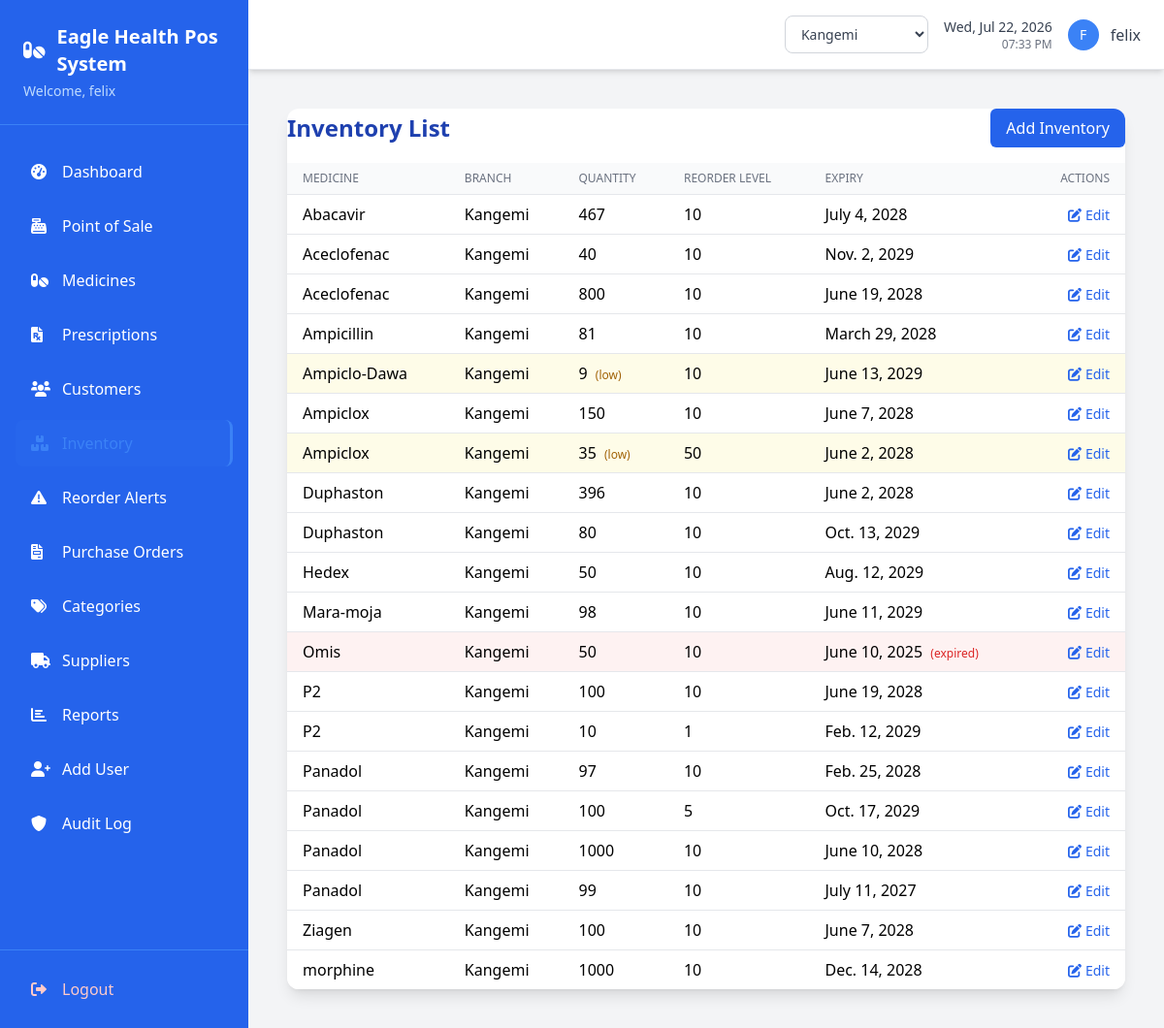
Screenshot of /inventory/ (signed in) with the database file from the repository.
### pos/models.py (models this page shows, shortened)
class Inventory(models.Model):
    branch = models.ForeignKey(Branch, on_delete=models.PROTECT, related_name='inventory_items', null=True, blank=True)
    medicine = models.ForeignKey(Medicine, on_delete=models.CASCADE)
    quantity = models.IntegerField(validators=[MinValueValidator(0)])
    reorder_level = models.PositiveIntegerField(default=10, help_text="Triggers low-stock alert when quantity falls at or below this.")
    expiry_date = models.DateField()
    batch_number = models.CharField(max_length=50, blank=True)
    cost_price = models.DecimalField(max_digits=10, decimal_places=2, validators=[MinValueValidator(Decimal('0.01'))])
    created_at = models.DateTimeField(auto_now_add=True)
    updated_at = models.DateTimeField(auto_now=True)
    class Meta:
        verbose_name_plural = "Inventories"
    @property
    def is_low_stock(self):
        return self.quantity <= self.reorder_level
    @property
    def is_expired(self):
        return self.expiry_date < timezone.now().date()

class Medicine(models.Model):
    name = models.CharField(max_length=100)
    category = models.ForeignKey(Category, on_delete=models.CASCADE)
    price = models.DecimalField(max_digits=10, decimal_places=2, validators=[MinValueValidator(Decimal('0.01'))])
    description = models.TextField(blank=True)
    manufacturer = models.CharField(max_length=100, blank=True)
    generic_name = models.CharField(max_length=150, blank=True, help_text="Clinical/active-ingredient name.")
    is_controlled_substance = models.BooleanField(default=False)
    barcode = models.CharField(max_length=50, blank=True, unique=True, null=True, help_text="Scannable SKU/barcode identifier.")
    is_active = models.BooleanField(default=True)
    created_at = models.DateTimeField(auto_now_add=True)
    updated_at = models.DateTimeField(auto_now=True)
    def __str__(self):
        return self.name

class Branch(models.Model):
    name = models.CharField(max_length=100, unique=True)
    code = models.CharField(max_length=10, unique=True)  # e.g. KNG, KWG, KIB, BGM
    location = models.CharField(max_length=255, blank=True)
    phone_number = models.CharField(max_length=20, blank=True)
    is_active = models.BooleanField(default=True)
    created_at = models.DateTimeField(auto_now_add=True)

### pos/views.py (the view)
# urls.py: path('inventory/', views.inventory_list, name='inventory_list'),
@login_required
def inventory_list(request):
    branch_filter = {} if request.active_branch_id is None else {'branch_id': request.active_branch_id}
    inventories = Inventory.objects.select_related('medicine', 'branch').filter(**branch_filter).order_by('medicine__name')
    return render(request, 'pos/inventory_list.html', {'inventories': inventories})

### pos/context_processors.py (called while the page is built)
def branch_context(request):
    if not request.user.is_authenticated:
        return {}
    return {
        'branches': Branch.objects.filter(is_active=True) if getattr(request, 'is_branch_admin', False) else [],
        'active_branch': Branch.objects.filter(id=request.active_branch_id).first() if getattr(request, 'active_branch_id', None) else None,
    }

### pos/models.py (called while the page is built)
    def get_accessible_branches(self):
        if self.role == 'admin':
            return Branch.objects.filter(is_active=True)
        return Branch.objects.filter(id=self.branch_id, is_active=True) if self.branch_id else Branch.objects.none()

### templates/pos/inventory_list.html (shortened to what this page needs)
{% extends 'base.html' %}
{% block content %}
<div class="max-w-6xl mx-auto p-4">
    <div class="bg-white rounded-xl shadow-lg overflow-hidden">
        <div class="flex justify-between items-center mb-4">
            <h2 class="text-2xl font-semibold text-blue-800">Inventory List</h2>
            <a href="{% url 'inventory_add' %}" class="bg-blue-600 text-white px-4 py-2 rounded-md hover:bg-blue-700">Add Inventory</a>
        </div>
        <table class="min-w-full divide-y divide-gray-200">
            <thead class="bg-gray-50">
                <tr>
                    <th class="px-4 py-2 text-left text-xs font-medium text-gray-500 uppercase">Medicine</th>
                    <th class="px-4 py-2 text-left text-xs font-medium text-gray-500 uppercase">Branch</th>
                    <th class="px-4 py-2 text-left text-xs font-medium text-gray-500 uppercase">Quantity</th>
                    <th class="px-4 py-2 text-left text-xs font-medium text-gray-500 uppercase">Reorder Level</th>
                    <th class="px-4 py-2 text-left text-xs font-medium text-gray-500 uppercase">Expiry</th>
                    <th class="px-4 py-2 text-right text-xs font-medium text-gray-500 uppercase">Actions</th>
                </tr>
            </thead>
            <tbody class="bg-white divide-y divide-gray-200">
                {% for item in inventories %}
                <tr class="{% if item.is_expired %}bg-red-50{% elif item.is_low_stock %}bg-yellow-50{% endif %}">
                    <td class="px-4 py-2">{{ item.medicine }}</td>
                    <td class="px-4 py-2">{{ item.branch.name|default:"—" }}</td>
                    <td class="px-4 py-2">
                        {{ item.quantity }}
                        {% if item.is_low_stock %}<span class="ml-1 text-xs text-yellow-700">(low)</span>{% endif %}
                    </td>
                    <td class="px-4 py-2">{{ item.reorder_level }}</td>
                    <td class="px-4 py-2">
                        {{ item.expiry_date }}
                        {% if item.is_expired %}<span class="ml-1 text-xs text-red-600">(expired)</span>{% endif %}
                    </td>
                    <td class="px-4 py-2 text-right">
                        <a href="{% url 'inventory_edit' item.id %}" class="text-blue-600 hover:text-blue-800 text-sm">
                            <i class="fas fa-edit mr-1"></i>Edit
                        </a>
                    </td>
                </tr>
                {% empty %}
                <tr>
                    <td colspan="6" class="px-4 py-2 text-center text-gray-400">No inventory found.</td>
                </tr>
                {% endfor %}
            </tbody>
        </table>
    </div>
</div>
{% endblock %}

### templates/base.html (shortened to what this page needs)
{% load crispy_forms_tags %}
<!doctype html>
<html lang="en">
  <head>
    <script src="https://cdn.tailwindcss.com"></script>
    <link
      rel="stylesheet"
      href="https://cdnjs.cloudflare.com/ajax/libs/font-awesome/6.0.0/css/all.min.css"
    />
  </head>
  <body class="bg-gray-100 font-sans">
    <div class="flex h-screen">
      <div class="bg-blue-600 text-white w-64 flex-shrink-0 flex flex-col">
        <div class="p-6 border-b border-blue-500">
          <h1 class="text-xl font-bold flex items-center">
            <i class="fas fa-pills mr-3"></i>
            Eagle Health Pos System
          </h1>
          <p class="text-blue-200 text-sm mt-1">
            Welcome, {{ user.first_name|default:user.username }}
          </p>
        </div>
        <nav class="flex-1 px-4 py-6 space-y-2">
          <a
            href="{% url 'dashboard' %}"
            class="flex items-center px-4 py-3 rounded-lg hover:bg-blue-700 transition-colors duration-200 {% if request.resolver_match.url_name == 'dashboard' %}sidebar-active{% endif %}"
          >
            <i class="fas fa-tachometer-alt w-5 mr-3"></i>
            <span>Dashboard</span>
          </a>
          <a
            href="{% url 'pos_sale' %}"
            class="flex items-center px-4 py-3 rounded-lg hover:bg-blue-700 transition-colors duration-200 {% if request.resolver_match.url_name == 'pos_sale' %}sidebar-active{% endif %}"
          >
            <i class="fas fa-cash-register w-5 mr-3"></i>
            <span>Point of Sale</span>
          </a>
          <a
            href="{% url 'medicine_list' %}"
            class="flex items-center px-4 py-3 rounded-lg hover:bg-blue-700 transition-colors duration-200 {% if 'medicine' in request.resolver_match.url_name %}sidebar-active{% endif %}"
          >
            <i class="fas fa-pills w-5 mr-3"></i>
            <span>Medicines</span>
          </a>
          <a
            href="{% url 'prescription_list' %}"
            class="flex items-center px-4 py-3 rounded-lg hover:bg-blue-700 transition-colors duration-200 {% if 'prescription' in request.resolver_match.url_name %}sidebar-active{% endif %}"
          >
            <i class="fas fa-file-prescription w-5 mr-3"></i>
            <span>Prescriptions</span>
          </a>
          <a
            href="{% url 'customer_list' %}"
            class="flex items-center px-4 py-3 rounded-lg hover:bg-blue-700 transition-colors duration-200 {% if 'customer' in request.resolver_match.url_name %}sidebar-active{% endif %}"
          >
            <i class="fas fa-users w-5 mr-3"></i>
            <span>Customers</span>
          </a>
          <a
            href="{% url 'inventory_list' %}"
            class="flex items-center px-4 py-3 rounded-lg hover:bg-blue-700 transition-colors duration-200 {% if 'inventory' in request.resolver_match.url_name %}sidebar-active{% endif %}"
          >
            <i class="fas fa-boxes w-5 mr-3"></i>
            <span>Inventory</span>
          </a>
          <a
            href="{% url 'reorder_alerts' %}"
            class="flex items-center px-4 py-3 rounded-lg hover:bg-blue-700 transition-colors duration-200 {% if 'reorder' in request.resolver_match.url_name %}sidebar-active{% endif %}"
          >
            <i class="fas fa-triangle-exclamation w-5 mr-3"></i>
            <span>Reorder Alerts</span>
          </a>
          <a
            href="{% url 'order_list' %}"
            class="flex items-center px-4 py-3 rounded-lg hover:bg-blue-700 transition-colors duration-200 {% if 'order' in request.resolver_match.url_name %}sidebar-active{% endif %}"
          >
            <i class="fas fa-file-invoice w-5 mr-3"></i>
            <span>Purchase Orders</span>
          </a>
          <a
            href="{% url 'category_list' %}"
            class="flex items-center px-4 py-3 rounded-lg hover:bg-blue-700 transition-colors duration-200 {% if 'categor' in request.resolver_match.url_name %}sidebar-active{% endif %}"
          >
            <i class="fas fa-tags w-5 mr-3"></i>
            <span>Categories</span>
          </a>
          <a
            href="{% url 'supplier_list' %}"
            class="flex items-center px-4 py-3 rounded-lg hover:bg-blue-700 transition-colors duration-200 {% if 'supplier' in request.resolver_match.url_name %}sidebar-active{% endif %}"
          >
            <i class="fas fa-truck w-5 mr-3"></i>
            <span>Suppliers</span>
          </a>
          <a
            href="{% url 'sales_report' %}"
            class="flex items-center px-4 py-3 rounded-lg hover:bg-blue-700 transition-colors duration-200 {% if 'report' in request.resolver_match.url_name %}sidebar-active{% endif %}"
          >
            <i class="fas fa-chart-bar w-5 mr-3"></i>
            <span>Reports</span>
          </a>
          <a
            href="{% url 'add_user' %}"
            class="flex items-center px-4 py-3 rounded-lg hover:bg-blue-700 transition-colors duration-200 {% if request.resolver_match.url_name == 'add_user' %}sidebar-active{% endif %}"
          >
            <i class="fas fa-user-plus w-5 mr-3"></i>
            <span>Add User</span>
          </a>
          {% if user.profile.role == 'admin' %}
          <a
            href="{% url 'audit_log_list' %}"
            class="flex items-center px-4 py-3 rounded-lg hover:bg-blue-700 transition-colors duration-200 {% if request.resolver_match.url_name == 'audit_log_list' %}sidebar-active{% endif %}"
          >
            <i class="fas fa-shield-alt w-5 mr-3"></i>
            <span>Audit Log</span>
          </a>
          {% endif %}
        </nav>
        <div class="p-4 border-t border-blue-500">
          <a
            href="{% url 'login' %}"
            class="flex items-center px-4 py-3 rounded-lg hover:bg-red-600 transition-colors duration-200 text-red-200 hover:text-white"
          >
            <i class="fas fa-sign-out-alt w-5 mr-3"></i>
            <span>Logout</span>
          </a>
        </div>
      </div>
      <div class="flex-1 flex flex-col overflow-hidden">
<header class="bg-white shadow-md border-b border-gray-200 px-6 py-4">
  <div class="flex justify-between items-center">
    <div class="flex items-center space-x-4">
      {% if user.profile.role == 'admin' %}
      <div class="relative">
        <select
          onchange="window.location.href=this.value"
          class="border border-gray-300 rounded-lg px-3 py-2 text-sm font-medium text-gray-700 bg-white hover:border-blue-400 focus:outline-none focus:ring-2 focus:ring-blue-400"
        >
          {% for b in branches %}
            <option value="{% url 'switch_branch' b.id %}" {% if active_branch.id == b.id %}selected{% endif %}>
              {{ b.name }}
            </option>
          {% endfor %}
        </select>
      </div>
      {% elif active_branch %}
      <div class="flex items-center px-3 py-2 bg-blue-50 border border-blue-200 rounded-lg">
        <i class="fas fa-store text-blue-500 mr-2 text-sm"></i>
        <span class="text-sm font-medium text-blue-700">{{ active_branch.name }}</span>
      </div>
      {% endif %}
      <div class="text-right">
        <p
          class="text-sm font-medium text-gray-700"
          id="current-date"
        ></p>
        <p class="text-xs text-gray-500" id="current-time"></p>
      </div>
      <div class="flex items-center space-x-3">
        <div
          class="w-8 h-8 bg-blue-500 rounded-full flex items-center justify-center"
        >
          <span class="text-white font-medium text-sm">
            {{ user.first_name.0|default:user.username.0|upper }}
          </span>
        </div>
        <span class="text-gray-700 font-medium"
          >{{ user.first_name|default:user.username }}</span
        >
      </div>
    </div>
  </div>
</header>
        <main class="flex-1 overflow-auto p-6">
           {% block content %}{% endblock %}
        </main>
      </div>
    </div>
  </body>
</html>

### templates/base.html (style rules this page uses)
.sidebar-active { background-color: rgba(59, 130, 246, 0.1); border-right: 3px solid #3b82f6; }
.sidebar-active i, .sidebar-active span { color: #3b82f6; }

### rows the page displays
Inventory: medicine "Abacavir", branch.name "Kangemi", quantity "467", reorder_level "10", expiry_date "July 4, 2028"
Inventory: medicine "Aceclofenac", branch.name "Kangemi", quantity "40", reorder_level "10", expiry_date "Nov. 2, 2029"
Inventory: medicine "Aceclofenac", branch.name "Kangemi", quantity "800", reorder_level "10", expiry_date "June 19, 2028"
Inventory: medicine "Ampicillin", branch.name "Kangemi", quantity "81", reorder_level "10", expiry_date "March 29, 2028"
Inventory: medicine "Ampiclo-Dawa", branch.name "Kangemi", quantity "9", shows "(low)", reorder_level "10", expiry_date "June 13, 2029"
Inventory: medicine "Ampiclox", branch.name "Kangemi", quantity "150", reorder_level "10", expiry_date "June 7, 2028"
Inventory: medicine "Ampiclox", branch.name "Kangemi", quantity "35", shows "(low)", reorder_level "50", expiry_date "June 2, 2028"
Inventory: medicine "Duphaston", branch.name "Kangemi", quantity "396", reorder_level "10", expiry_date "June 2, 2028"
Inventory: medicine "Duphaston", branch.name "Kangemi", quantity "80", reorder_level "10", expiry_date "Oct. 13, 2029"
Inventory: medicine "Hedex", branch.name "Kangemi", quantity "50", reorder_level "10", expiry_date "Aug. 12, 2029"
Inventory: medicine "Mara-moja", branch.name "Kangemi", quantity "98", reorder_level "10", expiry_date "June 11, 2029"
Inventory: medicine "Omis", branch.name "Kangemi", quantity "50", reorder_level "10", expiry_date "June 10, 2025", shows "(expired)"
Inventory: medicine "P2", branch.name "Kangemi", quantity "100", reorder_level "10", expiry_date "June 19, 2028"
Inventory: medicine "P2", branch.name "Kangemi", quantity "10", reorder_level "1", expiry_date "Feb. 12, 2029"
Inventory: medicine "Panadol", branch.name "Kangemi", quantity "97", reorder_level "10", expiry_date "Feb. 25, 2028"
Inventory: medicine "Panadol", branch.name "Kangemi", quantity "100", reorder_level "5", expiry_date "Oct. 17, 2029"
Inventory: medicine "Panadol", branch.name "Kangemi", quantity "1000", reorder_level "10", expiry_date "June 10, 2028"
Inventory: medicine "Panadol", branch.name "Kangemi", quantity "99", reorder_level "10", expiry_date "July 11, 2027"
Inventory: medicine "Ziagen", branch.name "Kangemi", quantity "100", reorder_level "10", expiry_date "June 7, 2028"
Inventory: medicine "morphine", branch.name "Kangemi", quantity "1000", reorder_level "10", expiry_date "Dec. 14, 2028"

### other values shown
{{ user.first_name|default:user.username }} "felix"
{{ user.first_name.0|default:user.username.0|upper }} "F"
form field value "Kangemi"
